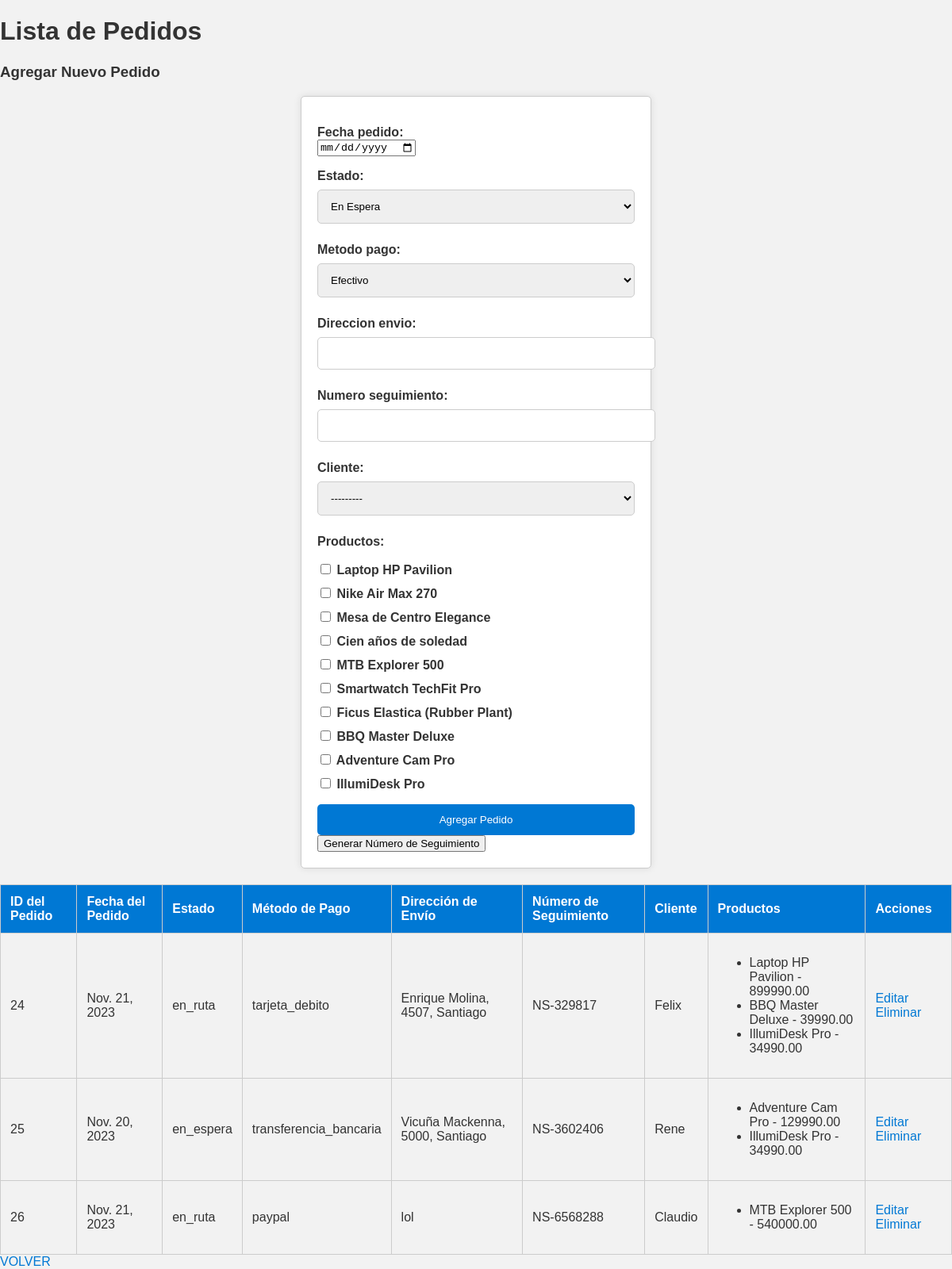
Page /miApp/lista_pedidos/ on the committed database.
### miApp/models.py (models this page shows, shortened)
class Pedido(models.Model):
    fecha_pedido = models.DateField()
    estado = models.CharField(max_length=40)
    metodo_pago = models.CharField(max_length=40)
    direccion_envio = models.CharField(max_length=100)
    numero_seguimiento = models.CharField(max_length=40)
    cliente = models.ForeignKey(Cliente, on_delete=models.CASCADE, related_name='pedidos')
    productos = models.ManyToManyField(Producto, related_name='pedidos')

class Cliente(models.Model):
    rut = models.CharField(max_length=12, unique=True)
    nombre = models.CharField(max_length=20)
    correo = models.EmailField()
    direccion = models.CharField(max_length=100)
    telefono = models.CharField(max_length=15)
    numeroCompras = models.IntegerField(default=0)
    def __str__(self):
        return self.nombre

class Producto(models.Model):
    nombre = models.CharField(max_length=100)
    descripcion = models.TextField()
    precio = models.DecimalField(max_digits=10, decimal_places=2)
    categoria = models.CharField(max_length=50)
    stock = models.PositiveIntegerField()
    tamaño = models.CharField(max_length=20)
    def __str__(self):
        return self.nombre

### miApp/views.py (the view)
# urls.py: path('lista_pedidos/', lista_pedidos, name='lista_pedidos'),
def lista_pedidos(request):
    if request.method == 'POST':
        form = PedidoForm(request.POST)
        if form.is_valid():
            form.save()
            form = PedidoForm()
    else:
        form = PedidoForm()
    pedidos = Pedido.objects.all()
    context = {'form': form, 'pedidos': pedidos}
    return render(request, 'miApp/lista_pedidos.html', context)

### miApp/forms.py
class PedidoForm(forms.ModelForm):
    productos = forms.ModelMultipleChoiceField(
        queryset=Producto.objects.all(),
        widget=forms.CheckboxSelectMultiple,
    )
    fecha_pedido = forms.DateField(
        widget=forms.DateInput(attrs={'type': 'date'}),
        input_formats=['%Y-%m-%d']
    )
    numero_seguimiento = forms.CharField(widget=forms.TextInput(attrs={'readonly': 'readonly'}), required=False)
    METODOS_PAGO = [
        ('efectivo', 'Efectivo'),
        ('tarjeta_credito', 'Tarjeta de crédito'),
        ('tarjeta_debito', 'Tarjeta de débito'),
        ('transferencia_bancaria', 'Transferencia bancaria'),
        ('paypal', 'PayPal'),
        ('criptomoneda', 'Criptomoneda'),
        ('cheque', 'Cheque'),
        ('pago_movil', 'Pago móvil'),
        ('otro', 'Otro'),
    ]
    metodo_pago = forms.ChoiceField(choices=METODOS_PAGO)
    ESTADOS = [
        ('en_espera', 'En Espera'),
        ('en_revision', 'En Revisión'),
        ('cancelado', 'Cancelado'),
        ('en_ruta', 'En Ruta'),
        ('devuelto', 'Devuelto'),
    ]
    estado = forms.ChoiceField(choices=ESTADOS)
    class Meta:
        model = Pedido
        fields = '__all__'

### miApp/templates/miApp/lista_pedidos.html (shortened to what this page needs)
<!DOCTYPE html>
{% load static %}
<html lang="en">
<head>
    <link rel="stylesheet" type="text/css" href="{% static 'css/pedido.css' %}">
</head>
<body>
    <h1>Lista de Pedidos</h1>
    <h3>Agregar Nuevo Pedido</h3>
    <form method="post" action="{% url 'miApp:lista_pedidos' %}">
        {{ form.as_p }}
        <button type="submit">Agregar Pedido</button>
        <button type="button" onclick="generarNumeroSeguimiento()">Generar Número de Seguimiento</button>
    </form>
    {% if pedidos %}
        <table>
            <thead>
                <tr>
                    <th>ID del Pedido</th>
                    <th>Fecha del Pedido</th>
                    <th>Estado</th>
                    <th>Método de Pago</th>
                    <th>Dirección de Envío</th>
                    <th>Número de Seguimiento</th>
                    <th>Cliente</th>
                    <th>Productos</th>
                    <th>Acciones</th>
                </tr>
            </thead>
            <tbody>
                {% for pedido in pedidos %}
                    <tr>
                        <td>{{ pedido.id }}</td>
                        <td>{{ pedido.fecha_pedido }}</td>
                        <td>{{ pedido.estado }}</td>
                        <td>{{ pedido.metodo_pago }}</td>
                        <td>{{ pedido.direccion_envio }}</td>
                        <td>{{ pedido.numero_seguimiento }}</td>
                        <td>{{ pedido.cliente.nombre }}</td>
                        <td>
                            <ul>
                                {% for producto in pedido.productos.all %}
                                    <li>{{ producto.nombre }} - {{ producto.precio }}</li>
                                {% endfor %}
                            </ul>
                        </td>
                        <td>
                            <a href="{% url 'miApp:editar_pedido' pedido.pk %}">Editar</a>
                            <a href="{% url 'miApp:eliminar_pedido' pedido.pk %}">Eliminar</a>
                        </td>
                    </tr>
                {% endfor %}
            </tbody>
        </table>
    {% else %}
        <p>No hay pedidos en el sistema.</p>
    {% endif %}
    <a href="{% url 'miApp:index' %}">VOLVER</a>
</body>
</html>

### miApp/static/css/pedido.css (style rules this page uses)
body { font-family: Arial, sans-serif; background-color: #f2f2f2; color: #333; margin: 0; padding: 0; }
a { color: #0078d4; text-decoration: none; }
form { background-color: #fff; border: 1px solid #ccc; border-radius: 5px; padding: 20px; max-width: 400px; margin: 0 auto; box-shadow: 0 0 10px rgba(0, 0, 0, 0.1); }
form label { display: block; font-weight: bold; margin-top: 10px; }
form input[type="text"], form input[type="number"], form select { width: 100%; padding: 12px; margin: 8px 0; border: 1px solid #ccc; border-radius: 5px; }
form button[type="submit"] { background-color: #0078d4; color: #fff; padding: 12px 24px; border: none; border-radius: 5px; cursor: pointer; width: 100%; transition: background-color 0.3s; }
table { width: 100%; border-collapse: collapse; margin-top: 20px; }
table, th, td { border: 1px solid #ccc; }
th, td { padding: 12px; text-align: left; }
th { background-color: #0078d4; color: #fff; }

### rows in the picture
Pedido: id "24", fecha_pedido "Nov. 21, 2023", estado "en_ruta", metodo_pago "tarjeta_debito", direccion_envio "Enrique Molina, 4507, Santiago", numero_seguimiento "NS-329817", cliente.nombre "Felix"
Producto: nombre "Laptop HP Pavilion", precio "899990.00"
Producto: nombre "BBQ Master Deluxe", precio "39990.00"
Producto: nombre "IllumiDesk Pro", precio "34990.00"
Pedido: id "25", fecha_pedido "Nov. 20, 2023", estado "en_espera", metodo_pago "transferencia_bancaria", direccion_envio "Vicuña Mackenna, 5000, Santiago", numero_seguimiento "NS-3602406", cliente.nombre "Rene"
Producto: nombre "Adventure Cam Pro", precio "129990.00"
Pedido: id "26", fecha_pedido "Nov. 21, 2023", estado "en_ruta", metodo_pago "paypal", direccion_envio "lol", numero_seguimiento "NS-6568288", cliente.nombre "Claudio"
Producto: nombre "MTB Explorer 500", precio "540000.00"
